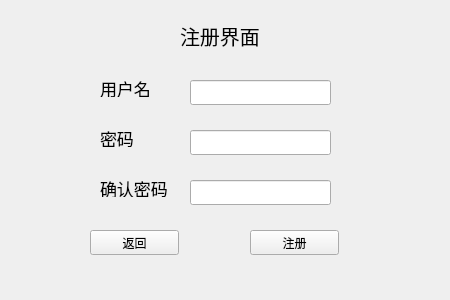
<?xml version="1.0" encoding="UTF-8"?>
<ui version="4.0">
 <class>registerui</class>
 <widget class="QWidget" name="registerui">
  <property name="geometry">
   <rect>
    <x>0</x>
    <y>0</y>
    <width>450</width>
    <height>300</height>
   </rect>
  </property>
  <property name="windowTitle">
   <string>Form</string>
  </property>
  <widget class="QLineEdit" name="lineEdit">
   <property name="geometry">
    <rect>
     <x>190</x>
     <y>80</y>
     <width>141</width>
     <height>25</height>
    </rect>
   </property>
  </widget>
  <widget class="QLineEdit" name="lineEdit_2">
   <property name="geometry">
    <rect>
     <x>190</x>
     <y>130</y>
     <width>141</width>
     <height>25</height>
    </rect>
   </property>
  </widget>
  <widget class="QLineEdit" name="lineEdit_3">
   <property name="geometry">
    <rect>
     <x>190</x>
     <y>180</y>
     <width>141</width>
     <height>25</height>
    </rect>
   </property>
  </widget>
  <widget class="QPushButton" name="pushButton">
   <property name="geometry">
    <rect>
     <x>90</x>
     <y>230</y>
     <width>89</width>
     <height>25</height>
    </rect>
   </property>
   <property name="text">
    <string>返回</string>
   </property>
  </widget>
  <widget class="QPushButton" name="pushButton_2">
   <property name="geometry">
    <rect>
     <x>250</x>
     <y>230</y>
     <width>89</width>
     <height>25</height>
    </rect>
   </property>
   <property name="text">
    <string>注册</string>
   </property>
  </widget>
  <widget class="QLabel" name="label">
   <property name="geometry">
    <rect>
     <x>100</x>
     <y>80</y>
     <width>67</width>
     <height>17</height>
    </rect>
   </property>
   <property name="font">
    <font>
     <pointsize>13</pointsize>
    </font>
   </property>
   <property name="text">
    <string>用户名</string>
   </property>
  </widget>
  <widget class="QLabel" name="label_2">
   <property name="geometry">
    <rect>
     <x>100</x>
     <y>130</y>
     <width>67</width>
     <height>17</height>
    </rect>
   </property>
   <property name="font">
    <font>
     <pointsize>13</pointsize>
    </font>
   </property>
   <property name="text">
    <string>密码</string>
   </property>
  </widget>
  <widget class="QLabel" name="label_3">
   <property name="geometry">
    <rect>
     <x>100</x>
     <y>180</y>
     <width>67</width>
     <height>17</height>
    </rect>
   </property>
   <property name="font">
    <font>
     <pointsize>13</pointsize>
    </font>
   </property>
   <property name="text">
    <string>确认密码</string>
   </property>
  </widget>
  <widget class="QLabel" name="label_4">
   <property name="geometry">
    <rect>
     <x>180</x>
     <y>20</y>
     <width>81</width>
     <height>31</height>
    </rect>
   </property>
   <property name="font">
    <font>
     <pointsize>15</pointsize>
    </font>
   </property>
   <property name="text">
    <string>注册界面</string>
   </property>
  </widget>
 </widget>
 <resources/>
 <connections/>
</ui>
